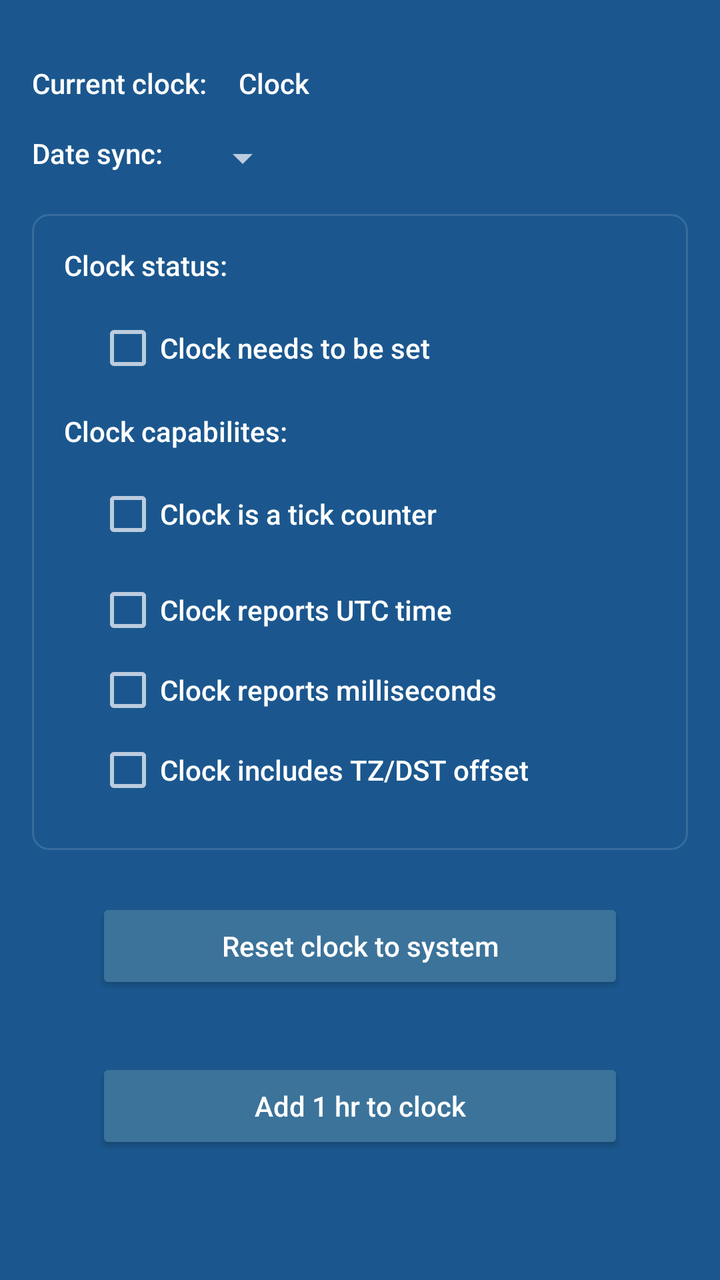
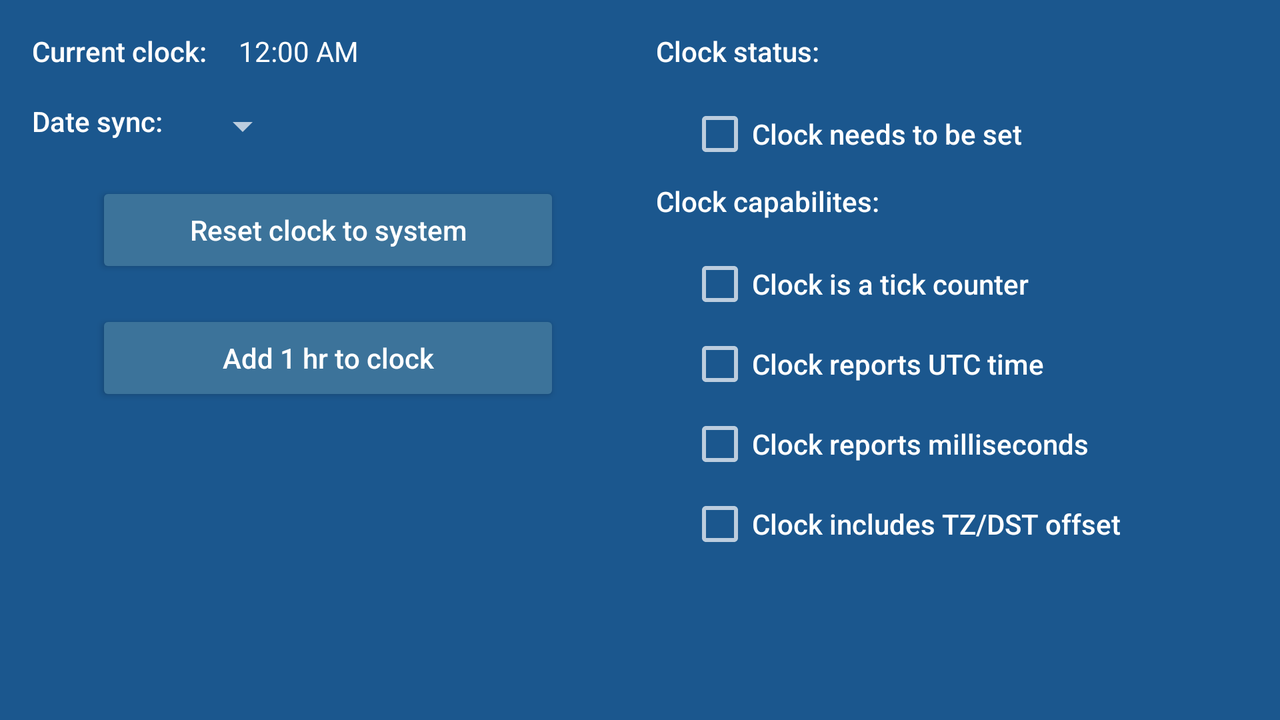

An Android layout and its configuration variant, each rendered on a device that would load it. The default file and the variant file are quoted in full after the pictures.
<!-- AndroidManifest.xml: application theme PeripheralSimulatorTheme -->
<!-- res/layout/fragment_date.xml -->
<FrameLayout xmlns:android="http://schemas.android.com/apk/res/android"
    xmlns:tools="http://schemas.android.com/tools"
    android:layout_width="match_parent"
    android:layout_height="match_parent"
    tools:context="com.philips.btserverapp.DateFragment">

    <LinearLayout
        android:layout_width="match_parent"
        android:layout_height="wrap_content"
        android:layout_marginLeft="16dp"
        android:layout_marginRight="16dp"
        android:orientation="vertical"
        android:paddingTop="32dp">

        <LinearLayout
            android:id="@+id/textClockGroup"
            android:layout_width="match_parent"
            android:layout_height="wrap_content"
            android:layout_marginBottom="16dp"
            android:orientation="horizontal">
            <TextView
                android:layout_width="wrap_content"
                android:layout_height="wrap_content"
                android:layout_marginRight="16dp"
                android:text="@string/serverClock" />
            <TextView
                android:id="@+id/timerClock"
                android:layout_width="wrap_content"
                android:layout_height="wrap_content"
                android:text="Clock" />
            

        </LinearLayout>

        <LinearLayout
            android:id="@+id/tickCounterGroup"
            android:visibility="gone"
            android:layout_width="match_parent"
            android:layout_height="wrap_content"
            android:layout_marginBottom="16dp"
            android:orientation="horizontal">
            <TextView
                android:layout_width="wrap_content"
                android:layout_height="wrap_content"
                android:layout_marginRight="16dp"
                android:text="@string/tickCounter" />
            <TextView
                android:id="@+id/tickCounter"
                android:layout_width="wrap_content"
                android:layout_height="wrap_content"
                android:layout_marginRight="16dp"
                android:text="@string/tickCounter" />
        </LinearLayout>

        <LinearLayout
            android:id="@+id/dateSyncGroup"
            android:layout_width="match_parent"
            android:layout_height="wrap_content"
            android:layout_marginBottom="16dp"
            android:orientation="horizontal">
            <TextView
                android:layout_width="wrap_content"
                android:layout_height="wrap_content"
                android:layout_marginRight="16dp"
                android:text="@string/dateSyncMethod" />
            <Spinner
                android:id="@+id/dateSyncMethod"
                android:layout_width="wrap_content"
                android:layout_height="wrap_content" />

        </LinearLayout>

        <ScrollView
            android:layout_width="match_parent"
            android:layout_height="0dp"
            android:layout_marginBottom="8dp"
            android:layout_weight="1"
            android:fadeScrollbars="false" >

    <LinearLayout
        android:layout_width="match_parent"
        android:layout_height="wrap_content"
        android:padding="16dp"
        android:orientation="vertical"
        android:background="@drawable/selector_fieldset_background">

        <TextView
            android:layout_width="match_parent"
            android:layout_height="wrap_content"
            android:layout_marginBottom="16dp"
            android:text="@string/clockStatus" />
        <CheckBox
            android:id="@+id/choiceClockNeedsToBeSet"
            android:layout_width="match_parent"
            android:layout_height="wrap_content"
            android:layout_marginStart="16dp"
            android:layout_marginBottom="16dp"
            android:text="@string/clockNeedsToBeSet" />

    <TextView
            android:layout_width="match_parent"
            android:layout_height="wrap_content"
            android:layout_marginBottom="16dp"
            android:text="@string/clockCapabilities" />

        <CheckBox
            android:id="@+id/choiceClockTickCounter"
            android:layout_width="match_parent"
            android:layout_height="wrap_content"
            android:layout_marginStart="16dp"
            android:layout_marginBottom="16dp"
            android:text="@string/clockTickCounter" />

        <CheckBox
            android:id="@+id/choiceClockUTCTime"
            android:layout_width="match_parent"
            android:layout_height="wrap_content"
            android:layout_marginStart="16dp"
            android:layout_marginBottom="8dp"
            android:text="@string/clockUTCTime" />

        <CheckBox
            android:id="@+id/choiceClockMilliseconds"
            android:layout_width="match_parent"
            android:layout_height="wrap_content"
            android:layout_marginStart="16dp"
            android:layout_marginBottom="8dp"
            android:text="@string/clockMilliseconds" />

        <CheckBox
            android:id="@+id/choiceClockIncludesTZ"
            android:layout_width="match_parent"
            android:layout_height="wrap_content"
            android:layout_marginStart="16dp"
            android:layout_marginBottom="8dp"
            android:text="@string/clockIncludesTZ" />
    </LinearLayout>
        </ScrollView>

        <Button
            android:id="@+id/btnResetClock"
            android:layout_width="match_parent"
            android:layout_height="wrap_content"
            android:layout_marginStart="32dp"
            android:layout_marginTop="16dp"
            android:layout_marginEnd="32dp"
            android:layout_marginBottom="16dp"
            android:height="40dp"
            android:text="@string/clockReset"/>

        <Button
            android:id="@+id/btnUpdateClock"
            android:layout_width="match_parent"
            android:layout_height="wrap_content"
            android:layout_marginStart="32dp"
            android:layout_marginTop="16dp"
            android:layout_marginEnd="32dp"
            android:layout_marginBottom="32dp"
            android:height="40dp"
            android:text="@string/clockUpdate"/>

    </LinearLayout>

</FrameLayout>
<!-- resources referenced by this layout -->
<resources>
  <!-- drawable selector_fieldset_background (drawable) -->
  <?xml version="1.0" encoding="utf-8"?>
  <shape xmlns:android="http://schemas.android.com/apk/res/android"
      android:shape="rectangle" >
      <corners android:radius="8dp" />
      <stroke
          android:width="1dp"
          android:color="@color/separatorColor"/>
  </shape>
  <string name="clockCapabilities">Clock capabilites:</string>
  <string name="clockIncludesTZ">Clock includes TZ/DST offset</string>
  <string name="clockMilliseconds">Clock reports milliseconds</string>
  <string name="clockNeedsToBeSet">Clock needs to be set</string>
  <string name="clockReset">Reset clock to system</string>
  <string name="clockStatus">Clock status:</string>
  <string name="clockTickCounter">Clock is a tick counter</string>
  <string name="clockUTCTime">Clock reports UTC time</string>
  <string name="clockUpdate">Add 1 hr to clock</string>
  <string name="dateSyncMethod">Date sync:</string>
  <string name="serverClock">Current clock:</string>
  <string name="tickCounter">Tick counter:</string>
  <style name="PeripheralSimulatorTheme" parent="Theme.AppCompat.NoActionBar">
          <item name="fontFamily">sans-serif-medium</item>
          <item name="colorPrimary">@color/colorBackground</item>
          <item name="colorPrimaryDark">@color/colorBackground</item>
          <item name="android:background">@color/colorBackground</item>
          <item name="colorButtonNormal">@color/buttonColor</item>
          <item name="colorAccent">@color/buttonColor</item>
          <item name="colorControlHighlight">@color/white</item>
          <item name="android:textColor">@color/white</item>
          <item name="textAllCaps">false</item>
          <item name="android:textAllCaps">false</item>
      </style>
  <color name="separatorColor">#20FFFFFF</color>
  <color name="colorBackground">#1B578E</color>
  <color name="buttonColor">#3c739a</color>
  <color name="white">#FFFFFFFF</color>
</resources>
<!-- res/layout-land/fragment_date.xml (the repository's variant of the layout above) -->
<!-- drawn on the phone turned sideways -->
<FrameLayout xmlns:android="http://schemas.android.com/apk/res/android"
    xmlns:tools="http://schemas.android.com/tools"
    android:layout_width="match_parent"
    android:layout_height="match_parent"
    tools:context="com.philips.btserverapp.DateFragment">

    <LinearLayout
        android:layout_width="match_parent"
        android:layout_height="match_parent"
        android:orientation="horizontal">

        <LinearLayout
            android:layout_width="0dp"
            android:layout_height="wrap_content"
            android:layout_marginLeft="16dp"
            android:layout_marginRight="16dp"
            android:layout_weight="0.50"
            android:orientation="vertical"
            android:paddingTop="16dp">

            <LinearLayout
                android:id="@+id/textClockGroup"
                android:layout_width="match_parent"
                android:layout_height="wrap_content"
                android:layout_marginBottom="16dp"
                android:orientation="horizontal">

                <TextView
                    android:layout_width="wrap_content"
                    android:layout_height="wrap_content"
                    android:layout_marginEnd="16dp"
                    android:text="@string/serverClock" />

                <TextClock
                    android:id="@+id/textClock"
                    android:layout_width="wrap_content"
                    android:layout_height="wrap_content"
                    android:format24Hour="yyyy-MM-dd HH:mm:ss" />

            </LinearLayout>

            <LinearLayout
                android:id="@+id/tickCounterGroup"
                android:layout_width="match_parent"
                android:layout_height="wrap_content"
                android:layout_marginBottom="16dp"
                android:orientation="horizontal"
                android:visibility="gone">

                <TextView
                    android:layout_width="wrap_content"
                    android:layout_height="wrap_content"
                    android:layout_marginEnd="16dp"
                    android:text="@string/tickCounter" />

                <TextView
                    android:id="@+id/tickCounter"
                    android:layout_width="wrap_content"
                    android:layout_height="wrap_content"
                    android:layout_marginEnd="16dp"
                    android:text="@string/tickCounter" />
            </LinearLayout>

            <LinearLayout
                android:id="@+id/dateSyncGroup"
                android:layout_width="match_parent"
                android:layout_height="wrap_content"
                android:layout_marginBottom="16dp"
                android:orientation="horizontal">

                <TextView
                    android:layout_width="wrap_content"
                    android:layout_height="wrap_content"
                    android:layout_marginEnd="16dp"
                    android:text="@string/dateSyncMethod" />

                <Spinner
                    android:id="@+id/dateSyncMethod"
                    android:layout_width="wrap_content"
                    android:layout_height="wrap_content" />

            </LinearLayout>

            <Button
                android:id="@+id/btnResetClock"
                android:layout_width="match_parent"
                android:layout_height="wrap_content"
                android:layout_marginStart="32dp"
                android:layout_marginEnd="32dp"
                android:layout_marginBottom="16dp"
                android:text="@string/clockReset" />

            <Button
                android:id="@+id/btnUpdateClock"
                android:layout_width="match_parent"
                android:layout_height="wrap_content"
                android:layout_marginStart="32dp"
                android:layout_marginEnd="32dp"
                android:layout_marginBottom="16dp"
                android:text="@string/clockUpdate" />

        </LinearLayout>

        <LinearLayout
            android:layout_width="0dp"
            android:layout_height="wrap_content"
            android:layout_marginRight="16dp"
            android:layout_weight="0.50"
            android:orientation="vertical"
            android:paddingTop="16dp">
            <TextView
                android:layout_width="match_parent"
                android:layout_height="wrap_content"
                android:layout_marginBottom="16dp"
                android:text="@string/clockStatus" />
            <CheckBox
                android:id="@+id/choiceClockNeedsToBeSet"
                android:layout_width="match_parent"
                android:layout_height="wrap_content"
                android:layout_marginStart="16dp"
                android:layout_marginBottom="8dp"
                android:text="@string/clockNeedsToBeSet" />

                <TextView
                    android:layout_width="match_parent"
                    android:layout_height="wrap_content"
                    android:layout_marginBottom="16dp"
                    android:text="@string/clockCapabilities" />

                <CheckBox
                    android:id="@+id/choiceClockTickCounter"
                    android:layout_width="match_parent"
                    android:layout_height="wrap_content"
                    android:layout_marginStart="16dp"
                    android:layout_marginBottom="8dp"
                    android:text="@string/clockTickCounter" />

                <CheckBox
                    android:id="@+id/choiceClockUTCTime"
                    android:layout_width="match_parent"
                    android:layout_height="wrap_content"
                    android:layout_marginStart="16dp"
                    android:layout_marginBottom="8dp"
                    android:text="@string/clockUTCTime" />

                <CheckBox
                    android:id="@+id/choiceClockMilliseconds"
                    android:layout_width="match_parent"
                    android:layout_height="wrap_content"
                    android:layout_marginStart="16dp"
                    android:layout_marginBottom="8dp"
                    android:text="@string/clockMilliseconds" />

                <CheckBox
                    android:id="@+id/choiceClockIncludesTZ"
                    android:layout_width="match_parent"
                    android:layout_height="wrap_content"
                    android:layout_marginStart="16dp"
                    android:layout_marginBottom="8dp"
                    android:text="@string/clockIncludesTZ" />


        </LinearLayout>

    </LinearLayout>

</FrameLayout>
<!-- resources referenced by the variant -->
<!-- as the phone turned sideways resolves them -->
<resources>
  <string name="clockCapabilities">Clock capabilites:</string>
  <string name="clockIncludesTZ">Clock includes TZ/DST offset</string>
  <string name="clockMilliseconds">Clock reports milliseconds</string>
  <string name="clockNeedsToBeSet">Clock needs to be set</string>
  <string name="clockReset">Reset clock to system</string>
  <string name="clockStatus">Clock status:</string>
  <string name="clockTickCounter">Clock is a tick counter</string>
  <string name="clockUTCTime">Clock reports UTC time</string>
  <string name="clockUpdate">Add 1 hr to clock</string>
  <string name="dateSyncMethod">Date sync:</string>
  <string name="serverClock">Current clock:</string>
  <string name="tickCounter">Tick counter:</string>
  <style name="PeripheralSimulatorTheme" parent="Theme.AppCompat.NoActionBar">
          <item name="fontFamily">sans-serif-medium</item>
          <item name="colorPrimary">@color/colorBackground</item>
          <item name="colorPrimaryDark">@color/colorBackground</item>
          <item name="android:background">@color/colorBackground</item>
          <item name="colorButtonNormal">@color/buttonColor</item>
          <item name="colorAccent">@color/buttonColor</item>
          <item name="colorControlHighlight">@color/white</item>
          <item name="android:textColor">@color/white</item>
          <item name="textAllCaps">false</item>
          <item name="android:textAllCaps">false</item>
      </style>
  <color name="colorBackground">#1B578E</color>
  <color name="buttonColor">#3c739a</color>
  <color name="white">#FFFFFFFF</color>
</resources>
